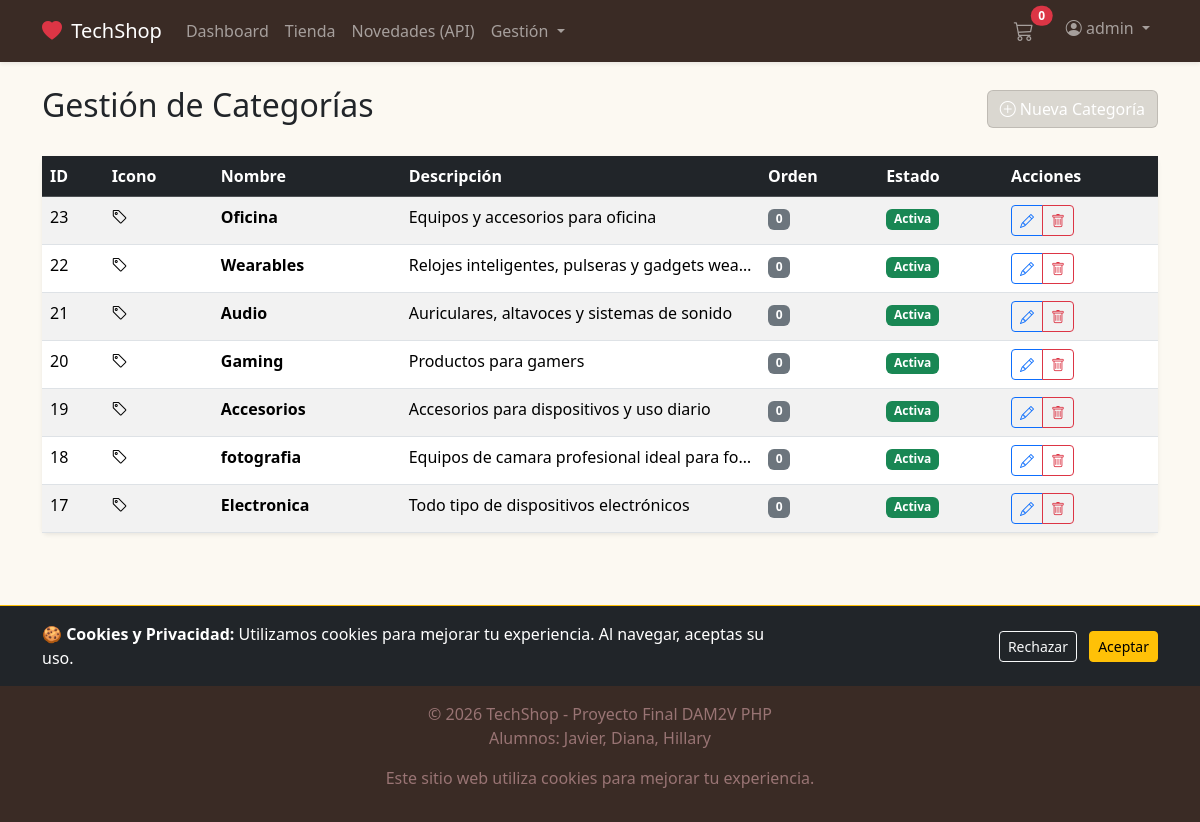
The app's page /crud_categorias.php (signed in) with its own data.
### tables this page shows
CREATE TABLE `usuarios` (
  `id` int(11) NOT NULL,
  `nombre_usuario` varchar(50) NOT NULL,
  `email` varchar(100) NOT NULL,
  `password` varchar(255) NOT NULL,
  `nombre` varchar(50) NOT NULL,
  `apellidos` varchar(100) NOT NULL,
  `telefono` varchar(20) DEFAULT NULL,
  `direccion` text DEFAULT NULL,
  `fecha_registro` datetime DEFAULT current_timestamp(),
  `activo` tinyint(1) DEFAULT 1,
  `rol` enum('admin','vendedor','cliente') DEFAULT 'cliente'
);

CREATE TABLE `categorias` (
  `id` int(11) NOT NULL,
  `nombre` varchar(50) NOT NULL,
  `descripcion` text DEFAULT NULL,
  `icono` varchar(50) DEFAULT NULL,
  `orden` int(11) DEFAULT 0,
  `activa` enum('si','no') DEFAULT 'si',
  `fecha_creacion` datetime DEFAULT current_timestamp(),
  `padre_id` int(11) DEFAULT NULL
);

### includes/functions.php (called while the page is built, shortened)
<?php
function isLogged()
{
    return isset($_SESSION['usuario_id']);
}
function isSellerOrAdmin()
{
    return isLogged() && isset($_SESSION['usuario_rol']) && in_array($_SESSION['usuario_rol'], ['admin', 'vendedor']);
}
function getLoggedUser($pdo)
{
    if (isLogged()) {
        $stmt = $pdo->prepare("SELECT * FROM usuarios WHERE id = ?");
        $stmt->execute([$_SESSION['usuario_id']]);
        $user = $stmt->fetch();
        return $user ? $user : false;
    }
    return false;
}
?>

### crud_categorias.php (the view, shortened to what this page needs)
<?php
require_once 'config/db.php';
require_once 'includes/functions.php';
$action = $_GET['action'] ?? 'list';
require_once 'includes/header.php';
?>
<div class="d-flex justify-content-between align-items-center mb-4">
    <h2>Gestión de Categorías</h2>
    <?php if ($action === 'list'): ?>
        <a href="?action=create" class="btn btn-primary"><i class="bi bi-plus-circle"></i> Nueva Categoría</a>
    <?php else: ?>
        <a href="?action=list" class="btn btn-secondary">Volver al listado</a>
    <?php endif; ?>
</div>
<?php if ($action === 'list'): ?>
    <?php
    $stmt = $pdo->query("SELECT * FROM categorias ORDER BY orden ASC, id DESC");
    $categorias = $stmt->fetchAll();
    ?>
    <div class="card shadow-sm border-0">
        <div class="card-body p-0">
            <div class="table-responsive">
                <table class="table table-hover table-striped mb-0">
                    <thead class="table-dark">
                        <tr>
                            <th>ID</th>
                            <th>Icono</th>
                            <th>Nombre</th>
                            <th>Descripción</th>
                            <th>Orden</th>
                            <th>Estado</th>
                            <th>Acciones</th>
                        </tr>
                    </thead>
                    <tbody>
                        <?php foreach ($categorias as $c): ?>
                            <tr>
                                <td>
                                    <?= $c['id'] ?>
                                </td>
                                <td><i class="bi <?= htmlspecialchars($c['icono'] ?? 'bi-tag') ?>"></i></td>
                                <td><strong>
                                        <?= htmlspecialchars($c['nombre']) ?>
                                    </strong></td>
                                <td class="text-truncate" style="max-width: 200px;">
                                    <?= htmlspecialchars($c['descripcion']) ?>
                                </td>
                                <td><span class="badge bg-secondary">
                                        <?= $c['orden'] ?>
                                    </span></td>
                                <td>
                                    <?php if ($c['activa'] == 'si'): ?>
                                        <span class="badge bg-success">Activa</span>
                                    <?php else: ?>
                                        <span class="badge bg-danger">Inactiva</span>
                                    <?php endif; ?>
                                </td>
                                <td>
                                    <div class="btn-group btn-group-sm">
                                        <a href="?action=edit&id=<?= $c['id'] ?>" class="btn btn-outline-primary"
                                            title="Editar"><i class="bi bi-pencil"></i></a>
                                        <a href="?delete=<?= $c['id'] ?>" class="btn btn-outline-danger" title="Borrar"
                                            onclick="return confirmarBorrado('categoría');"><i class="bi bi-trash"></i></a>
                                    </div>
                                </td>
                            </tr>
                        <?php endforeach; ?>
                    </tbody>
                </table>
            </div>
        </div>
    </div>
<?php endif; ?>
<?php require_once 'includes/footer.php'; ?>

### includes/header.php (shortened to what this page needs)
<?php
require_once __DIR__ . '/../config/db.php';
require_once __DIR__ . '/functions.php';
$loggedUser = getLoggedUser($pdo);
?>
<!DOCTYPE html>
<html lang="es">
<head>
    <link href="https://cdn.jsdelivr.net/npm/bootstrap@5.3.2/dist/css/bootstrap.min.css" rel="stylesheet">
    <link href="css/estilos.css" rel="stylesheet">
    <link rel="stylesheet" href="https://cdn.jsdelivr.net/npm/bootstrap-icons@1.11.1/font/bootstrap-icons.css">
</head>
<body>
    <nav class="navbar navbar-expand-lg navbar-dark nav-petshop shadow-sm">
        <div class="container">
            <a class="navbar-brand" href="dashboard.php">
                <i class="bi bi-heart-fill text-danger me-1"></i> TechShop
            </a>
            <div class="collapse navbar-collapse" id="navbarNav">
                <ul class="navbar-nav me-auto">
                    <?php if (isLogged()): ?>
                        <?php if (isSellerOrAdmin()): ?>
                            <li class="nav-item">
                                <a class="nav-link" href="dashboard.php">Dashboard</a>
                            </li>
                            <li class="nav-item">
                                <a class="nav-link" href="productos_publicos.php">Tienda</a>
                            </li>
                            <li class="nav-item">
                                <a class="nav-link" href="api_externa.php">Novedades (API)</a>
                            </li>
                            <li class="nav-item dropdown">
                                <a class="nav-link dropdown-toggle" href="#" role="button" data-bs-toggle="dropdown">
                                    Gestión
                                </a>
                            </li>
                        <?php endif; ?>
                    <?php else: ?>
                        <li class="nav-item">
                            <a class="nav-link" href="productos_publicos.php">Tienda Publica</a>
                        </li>
                    <?php endif; ?>
                </ul>
                <ul class="navbar-nav">
                    <?php if (isLogged()): ?>
                        <li class="nav-item">
                            <a class="nav-link position-relative me-3" href="#" data-bs-toggle="modal"
                                data-bs-target="#cartModal">
                                <i class="bi bi-cart3 fs-5"></i>
                                <span
                                    class="position-absolute top-10 start-100 translate-middle badge rounded-pill bg-danger"
                                    id="cartCount">0</span>
                            </a>
                        </li>
                        <li class="nav-item dropdown">
                            <a class="nav-link dropdown-toggle" href="#" role="button" data-bs-toggle="dropdown">
                                <i class="bi bi-person-circle"></i>
                                <?= htmlspecialchars($loggedUser['nombre_usuario']) ?>
                            </a>
                        </li>
                    <?php endif; ?>
                </ul>
            </div>
        </div>
    </nav>
    <main class="container my-4">

### css/estilos.css (style rules this page uses)
:root { --pet-primary: #453f3a2e; --pet-secondary: #4ea899; --pet-dark: #3a2b25; }
body { background-color: #fcf9f2; display: flex; flex-direction: column; min-height: 100vh; }
main { flex: 1; }
.nav-petshop { background-color: var(--pet-dark) !important; }
.btn-primary { background-color: var(--pet-primary) !important; border-color: var(--pet-primary) !important; }

### records on screen
usuarios: nombre_usuario "admin"
categorias: id "23", nombre "Oficina", descripcion "Equipos y accesorios para oficina", orden "0", activa "Activa"
categorias: id "22", nombre "Wearables", descripcion "Relojes inteligentes, pulseras y gadgets wea…", orden "0", activa "Activa"
categorias: id "21", nombre "Audio", descripcion "Auriculares, altavoces y sistemas de sonido", orden "0", activa "Activa"
categorias: id "20", nombre "Gaming", descripcion "Productos para gamers", orden "0", activa "Activa"
categorias: id "19", nombre "Accesorios", descripcion "Accesorios para dispositivos y uso diario", orden "0", activa "Activa"
categorias: id "18", nombre "fotografia", descripcion "Equipos de camara profesional ideal para fo…", orden "0", activa "Activa"
categorias: id "17", nombre "Electronica", descripcion "Todo tipo de dispositivos electrónicos", orden "0", activa "Activa"
